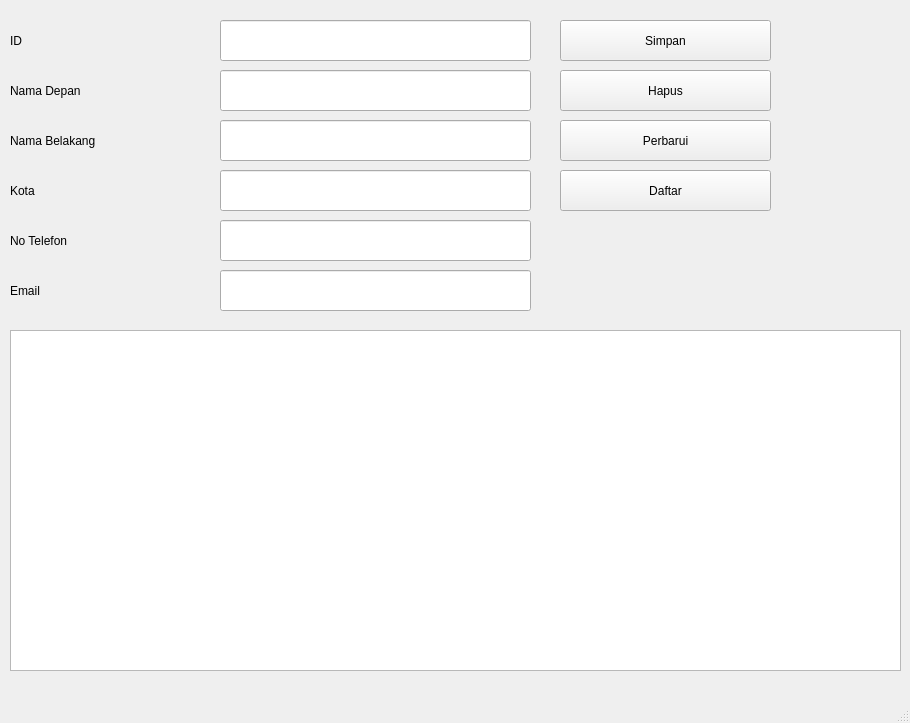
<?xml version="1.0" encoding="UTF-8"?>
<ui version="4.0">
 <class>MainWindow</class>
 <widget class="QMainWindow" name="MainWindow">
  <property name="geometry">
   <rect>
    <x>0</x>
    <y>0</y>
    <width>910</width>
    <height>723</height>
   </rect>
  </property>
  <property name="windowTitle">
   <string>MainWindow</string>
  </property>
  <widget class="QWidget" name="centralwidget">
   <widget class="QPushButton" name="btnSimpan">
    <property name="geometry">
     <rect>
      <x>560</x>
      <y>20</y>
      <width>211</width>
      <height>41</height>
     </rect>
    </property>
    <property name="text">
     <string>Simpan</string>
    </property>
   </widget>
   <widget class="QPushButton" name="btnHapus">
    <property name="geometry">
     <rect>
      <x>560</x>
      <y>70</y>
      <width>211</width>
      <height>41</height>
     </rect>
    </property>
    <property name="text">
     <string>Hapus</string>
    </property>
   </widget>
   <widget class="QPushButton" name="btnPerbarui">
    <property name="geometry">
     <rect>
      <x>560</x>
      <y>120</y>
      <width>211</width>
      <height>41</height>
     </rect>
    </property>
    <property name="text">
     <string>Perbarui</string>
    </property>
   </widget>
   <widget class="QPushButton" name="btnDaftar">
    <property name="geometry">
     <rect>
      <x>560</x>
      <y>170</y>
      <width>211</width>
      <height>41</height>
     </rect>
    </property>
    <property name="text">
     <string>Daftar</string>
    </property>
   </widget>
   <widget class="QLineEdit" name="txtID">
    <property name="geometry">
     <rect>
      <x>220</x>
      <y>20</y>
      <width>311</width>
      <height>41</height>
     </rect>
    </property>
   </widget>
   <widget class="QLineEdit" name="txtNamaDepan">
    <property name="geometry">
     <rect>
      <x>220</x>
      <y>70</y>
      <width>311</width>
      <height>41</height>
     </rect>
    </property>
   </widget>
   <widget class="QLineEdit" name="txtNamaBelakang">
    <property name="geometry">
     <rect>
      <x>220</x>
      <y>120</y>
      <width>311</width>
      <height>41</height>
     </rect>
    </property>
   </widget>
   <widget class="QLineEdit" name="txtKota">
    <property name="geometry">
     <rect>
      <x>220</x>
      <y>170</y>
      <width>311</width>
      <height>41</height>
     </rect>
    </property>
   </widget>
   <widget class="QLineEdit" name="txtNoTelefon">
    <property name="geometry">
     <rect>
      <x>220</x>
      <y>220</y>
      <width>311</width>
      <height>41</height>
     </rect>
    </property>
   </widget>
   <widget class="QLineEdit" name="txtEmail">
    <property name="geometry">
     <rect>
      <x>220</x>
      <y>270</y>
      <width>311</width>
      <height>41</height>
     </rect>
    </property>
   </widget>
   <widget class="QLabel" name="lblID">
    <property name="geometry">
     <rect>
      <x>10</x>
      <y>20</y>
      <width>201</width>
      <height>41</height>
     </rect>
    </property>
    <property name="text">
     <string>ID</string>
    </property>
   </widget>
   <widget class="QLabel" name="lblNamaDepan">
    <property name="geometry">
     <rect>
      <x>10</x>
      <y>70</y>
      <width>201</width>
      <height>41</height>
     </rect>
    </property>
    <property name="text">
     <string>Nama Depan</string>
    </property>
   </widget>
   <widget class="QLabel" name="lblNamaBelakang">
    <property name="geometry">
     <rect>
      <x>10</x>
      <y>120</y>
      <width>201</width>
      <height>41</height>
     </rect>
    </property>
    <property name="text">
     <string>Nama Belakang</string>
    </property>
   </widget>
   <widget class="QLabel" name="lblKota">
    <property name="geometry">
     <rect>
      <x>10</x>
      <y>170</y>
      <width>201</width>
      <height>41</height>
     </rect>
    </property>
    <property name="text">
     <string>Kota</string>
    </property>
   </widget>
   <widget class="QLabel" name="lblNoTelefon">
    <property name="geometry">
     <rect>
      <x>10</x>
      <y>220</y>
      <width>201</width>
      <height>41</height>
     </rect>
    </property>
    <property name="text">
     <string>No Telefon</string>
    </property>
   </widget>
   <widget class="QLabel" name="lblEmail">
    <property name="geometry">
     <rect>
      <x>10</x>
      <y>270</y>
      <width>201</width>
      <height>41</height>
     </rect>
    </property>
    <property name="text">
     <string>Email</string>
    </property>
   </widget>
   <widget class="QTableWidget" name="tblDaftar">
    <property name="geometry">
     <rect>
      <x>10</x>
      <y>330</y>
      <width>891</width>
      <height>341</height>
     </rect>
    </property>
   </widget>
  </widget>
  <widget class="QMenuBar" name="menubar">
   <property name="geometry">
    <rect>
     <x>0</x>
     <y>0</y>
     <width>910</width>
     <height>26</height>
    </rect>
   </property>
  </widget>
  <widget class="QStatusBar" name="statusbar"/>
 </widget>
 <resources/>
 <connections/>
</ui>
